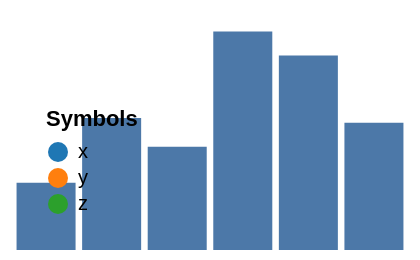

The specification (Vega-Lite) saved for this image:
### Vega specification from a JSON file in a GitHub repository (floating-point values rounded to 4 significant figures)
{"width": 200, "height": 120, "padding": 5, "data": [{"name": "t", "values": [{"a": "Alpha", "b": 28, "c": "x", "d": 1}, {"a": "Bravo", "b": 55, "c": "y", "d": 2}, {"a": "Charlie", "b": 43, "c": "x", "d": 3}, {"a": "Delta", "b": 91, "c": "z", "d": 4}, {"a": "Echo", "b": 81, "c": "y", "d": 5}, {"a": "Foxtrot", "b": 53, "c": "z", "d": 6}]}], "scales": [{"name": "x", "type": "band", "domain": {"data": "t", "field": "a"}, "range": "width", "padding": 0.1}, {"name": "y", "type": "linear", "domain": {"data": "t", "field": "b"}, "range": "height", "nice": true}, {"name": "color", "type": "ordinal", "domain": {"data": "t", "field": "c"}, "range": {"scheme": "category10"}}, {"name": "ramp", "type": "linear", "domain": {"data": "t", "field": "d"}, "range": {"scheme": "blues"}}, {"name": "size", "type": "linear", "domain": {"data": "t", "field": "b"}, "range": [10, 200]}, {"name": "shape", "type": "ordinal", "domain": {"data": "t", "field": "c"}, "range": "symbol"}, {"name": "quant", "type": "quantize", "domain": [0, 100], "range": {"scheme": "greens", "count": 4}}], "marks": [{"type": "rect", "from": {"data": "t"}, "encode": {"enter": {"x": {"scale": "x", "field": "a"}, "width": {"scale": "x", "band": 1}, "y": {"scale": "y", "field": "b"}, "y2": {"scale": "y", "value": 0}}}}], "legends": [{"fill": "color", "title": "Symbols", "orient": "bottom-left"}]}
